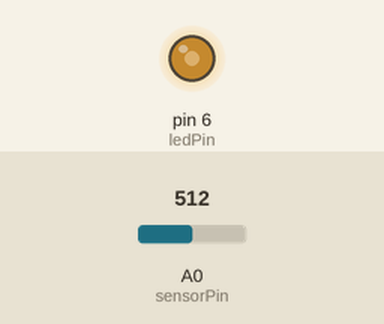
Bench run of a sketch on a simulated Arduino Uno, built with avr-gcc and run on an emulated ATmega328P. Parts: output pins drawn as LEDs (lit = HIGH). Inputs (shaded band) come from the test bench; at power-on: A0 (sensorPin) = 512.

Above: at 1.2 s.
1.3 s: A0 (sensorPin) set to 716
At 2.4 s:
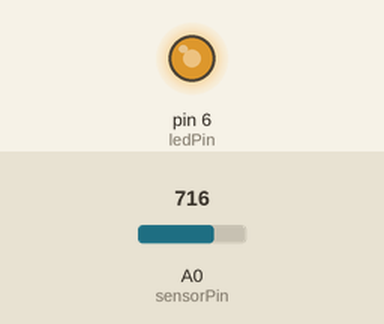
2.8 s: A0 (sensorPin) set to 900
At 3.8 s:
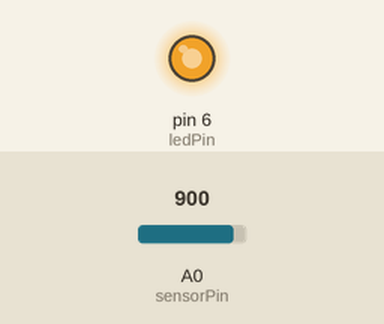
4.3 s: A0 (sensorPin) set to 122
At 4.7 s:
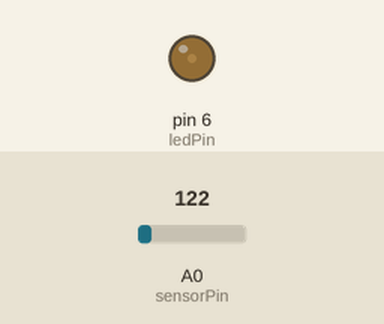
5.8 s: A0 (sensorPin) set to 0
At 6.1 s:
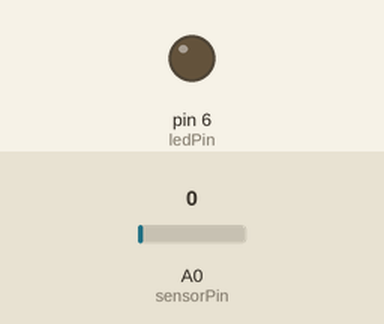
7.3 s: A0 (sensorPin) set to 511
At 8.3 s:
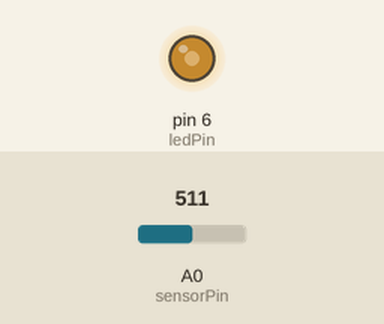
Timing chart, 0 to 9.8 s (numbered marks = the images above; inputs shaded):
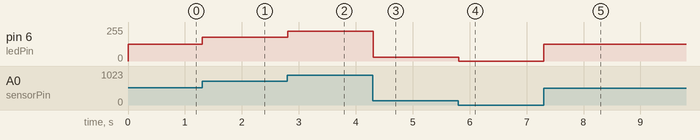

Measured:
- after the input at 1.3 s, pin 6 (ledPin): 127/255 → 178/255 at once
- after the input at 2.8 s, pin 6 (ledPin): 178/255 → 224/255 at once
- after the input at 4.3 s, pin 6 (ledPin): 224/255 → 30/255 at once
- after the input at 5.8 s, pin 6 (ledPin): 30/255 → 0/255 at once
- after the input at 7.3 s, pin 6 (ledPin): 0/255 → 127/255 at once

The sketch:

Lightsensor_wLED.ino
```cpp
const int ledPin = 6;        // PWM-Pin für die LED
const int sensorPin = A0;    // Pin, an dem der Fotowiderstand angeschlossen ist

void setup() {
  pinMode(ledPin, OUTPUT);
  pinMode(sensorPin, INPUT);
}

void loop() {
  int sensorValue = analogRead(sensorPin);     // Liest den Wert des Lichtsensors
  int brightness = map(sensorValue, 0, 1023, 0, 255);  // Passt den Wert für die LED an

  analogWrite(ledPin, brightness);  // Setzt die Helligkeit der LED
  delay(10);  // Kurze Verzögerung für Stabilität
}
```
